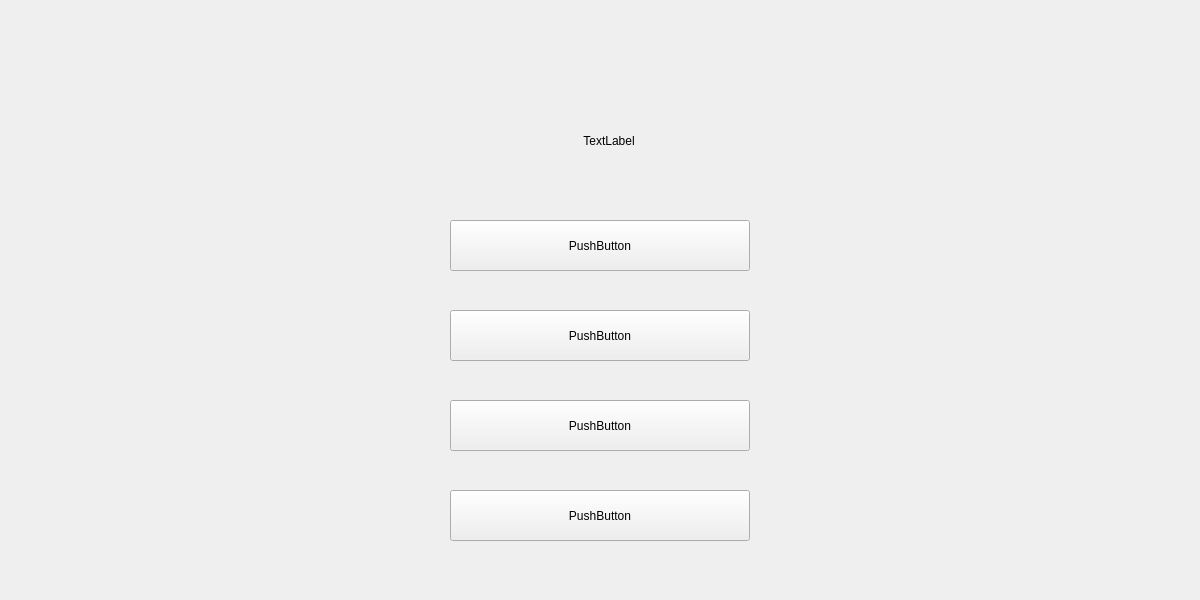
<?xml version="1.0" encoding="UTF-8"?>
<ui version="4.0">
 <class>PlayClass</class>
 <widget class="QWidget" name="PlayClass">
  <property name="geometry">
   <rect>
    <x>0</x>
    <y>0</y>
    <width>1200</width>
    <height>600</height>
   </rect>
  </property>
  <property name="windowTitle">
   <string>Form</string>
  </property>
  <widget class="QLabel" name="Question">
   <property name="geometry">
    <rect>
     <x>9</x>
     <y>125</y>
     <width>1200</width>
     <height>31</height>
    </rect>
   </property>
   <property name="text">
    <string>TextLabel</string>
   </property>
   <property name="alignment">
    <set>Qt::AlignCenter</set>
   </property>
  </widget>
  <widget class="QPushButton" name="AnswerA">
   <property name="geometry">
    <rect>
     <x>450</x>
     <y>220</y>
     <width>300</width>
     <height>51</height>
    </rect>
   </property>
   <property name="text">
    <string>PushButton</string>
   </property>
  </widget>
  <widget class="QPushButton" name="AnswerB">
   <property name="geometry">
    <rect>
     <x>450</x>
     <y>310</y>
     <width>300</width>
     <height>51</height>
    </rect>
   </property>
   <property name="text">
    <string>PushButton</string>
   </property>
  </widget>
  <widget class="QPushButton" name="AnswerC">
   <property name="geometry">
    <rect>
     <x>450</x>
     <y>400</y>
     <width>300</width>
     <height>51</height>
    </rect>
   </property>
   <property name="text">
    <string>PushButton</string>
   </property>
  </widget>
  <widget class="QPushButton" name="AnswerD">
   <property name="geometry">
    <rect>
     <x>450</x>
     <y>490</y>
     <width>300</width>
     <height>51</height>
    </rect>
   </property>
   <property name="text">
    <string>PushButton</string>
   </property>
  </widget>
 </widget>
 <resources/>
 <connections/>
</ui>
